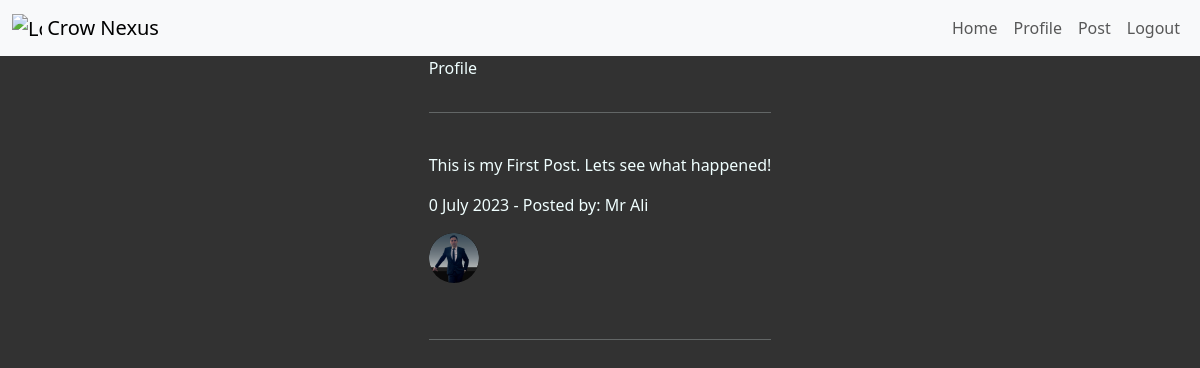
The app's page /profile (signed in), older data.
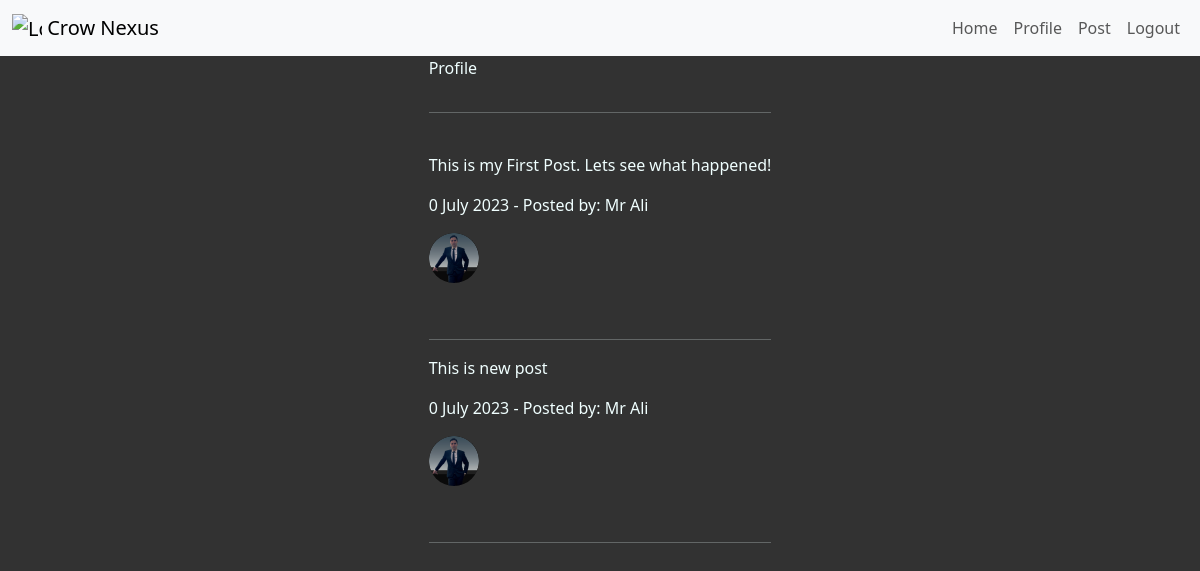
The same page, newer data.
### main.py (models this page shows)
    class Post(db.Model):
        __tablename__ = 'post'
        id = db.Column(db.Integer, primary_key=True)
        user_id = db.Column(db.Integer, db.ForeignKey(
            'user.id'), nullable=False)
        body = db.Column(db.Text, nullable=False)
        likes = db.Column(db.Integer, default=0)
        created_at = db.Column(db.DateTime, default=datetime.utcnow)
        updated_at = db.Column(db.DateTime, default=datetime.utcnow)
        user = relationship('User', back_populates='posts')
        comments = db.relationship('Comment', back_populates='post')

    class User(db.Model, UserMixin):
        __tablename__ = 'user'
        id = db.Column(db.Integer, primary_key=True)
        username = db.Column(db.String(40), nullable=False, unique=False)
        email = db.Column(db.String(80), nullable=False, unique=True)
        phone_number = db.Column(db.String(20))
        password = db.Column(db.String(100), nullable=False)
        created_at = db.Column(db.DateTime, default=datetime.utcnow)
        updated_at = db.Column(
            db.DateTime, default=datetime.utcnow, onupdate=datetime.utcnow)
        is_blocked = db.Column(db.Boolean, default=False)
        profile_picture = db.Column(db.String(100))
        posts = relationship('Post', back_populates='user')
        comments = db.relationship('Comment', back_populates='user')

### main.py (the view)
    @app.route('/profile')
    @login_required
    def profile():
        all_user_posts = current_user.posts
        return render_template('profile.html', user_posts=all_user_posts, current_user=current_user, logged_in=current_user.is_authenticated)

### main.py (called while the page is built)
@login_manager.user_loader
def load_user(user_id):
    return User.query.get(int(user_id))

### templates/profile.html
{% extends 'base.html' %}
{% block content %}
<p>Profile</p>
<hr><br>
{% for post in user_posts %}
<div>
    <p>{{ post.body }}</p>
    <p style="font-weight:lighter">
        {{ post.likes }}
        {{ post.created_at.strftime('%B %Y') }}
        - Posted by:
        {{ post.user.username }}
    </p>
    <p>
        {% if post.user.profile_picture %}
            <img src="{{ url_for('static', filename='profile_pictures/' + post.user.profile_picture) }}" alt="Profile Picture">
        {% else %}
            <p>No profile picture</p>
        {% endif %}
    </p>
    <br><hr>
</div>
{% endfor %}
{% endblock %}

Row changes from the older to the newer data that the page shows:
added Post: body "This is new post", likes "0", created_at "July 2023", user.username "Mr Ali", profile_picture (picture)
